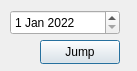
<?xml version="1.0" encoding="UTF-8"?>
<ui version="4.0">
 <class>jumptodate</class>
 <widget class="QDialog" name="jumptodate">
  <property name="geometry">
   <rect>
    <x>0</x>
    <y>0</y>
    <width>137</width>
    <height>71</height>
   </rect>
  </property>
  <property name="windowTitle">
   <string>Jump to a date</string>
  </property>
  <widget class="QPushButton" name="Jump">
   <property name="geometry">
    <rect>
     <x>40</x>
     <y>40</y>
     <width>80</width>
     <height>24</height>
    </rect>
   </property>
   <property name="text">
    <string>Jump</string>
   </property>
  </widget>
  <widget class="QDateEdit" name="dateEdit">
   <property name="geometry">
    <rect>
     <x>10</x>
     <y>10</y>
     <width>110</width>
     <height>25</height>
    </rect>
   </property>
   <property name="dateTime">
    <datetime>
     <hour>0</hour>
     <minute>0</minute>
     <second>0</second>
     <year>2022</year>
     <month>1</month>
     <day>1</day>
    </datetime>
   </property>
  </widget>
 </widget>
 <resources/>
 <connections/>
</ui>
